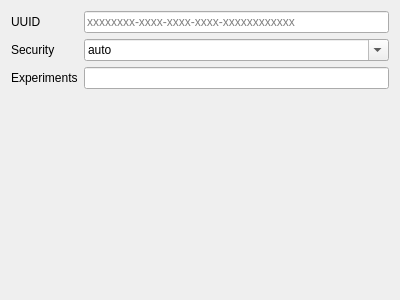
<?xml version="1.0" encoding="UTF-8"?>
<ui version="4.0">
 <class>vmessOutEditor</class>
 <widget class="QWidget" name="vmessOutEditor">
  <property name="geometry">
   <rect>
    <x>0</x>
    <y>0</y>
    <width>400</width>
    <height>300</height>
   </rect>
  </property>
  <property name="windowTitle">
   <string>Form</string>
  </property>
  <layout class="QFormLayout" name="formLayout">
   <item row="0" column="0">
    <widget class="QLabel" name="idLabel">
     <property name="text">
      <string>UUID</string>
     </property>
    </widget>
   </item>
   <item row="0" column="1">
    <widget class="QLineEdit" name="idLineEdit">
     <property name="text">
      <string/>
     </property>
     <property name="maxLength">
      <number>36</number>
     </property>
     <property name="placeholderText">
      <string notr="true">xxxxxxxx-xxxx-xxxx-xxxx-xxxxxxxxxxxx</string>
     </property>
    </widget>
   </item>
   <item row="1" column="0">
    <widget class="QLabel" name="securityLabel">
     <property name="text">
      <string>Security</string>
     </property>
    </widget>
   </item>
   <item row="1" column="1">
    <widget class="QComboBox" name="securityCombo">
     <property name="sizePolicy">
      <sizepolicy hsizetype="Preferred" vsizetype="Fixed">
       <horstretch>0</horstretch>
       <verstretch>0</verstretch>
      </sizepolicy>
     </property>
     <property name="editable">
      <bool>true</bool>
     </property>
     <item>
      <property name="text">
       <string notr="true">auto</string>
      </property>
     </item>
     <item>
      <property name="text">
       <string notr="true">aes-128-gcm</string>
      </property>
     </item>
     <item>
      <property name="text">
       <string notr="true">chacha20-poly1305</string>
      </property>
     </item>
     <item>
      <property name="text">
       <string notr="true">none</string>
      </property>
     </item>
     <item>
      <property name="text">
       <string notr="true">zero</string>
      </property>
     </item>
    </widget>
   </item>
   <item row="2" column="0">
    <widget class="QLabel" name="label">
     <property name="text">
      <string>Experiments</string>
     </property>
    </widget>
   </item>
   <item row="2" column="1">
    <widget class="QLineEdit" name="experimentsTxt"/>
   </item>
  </layout>
 </widget>
 <resources/>
 <connections/>
</ui>
